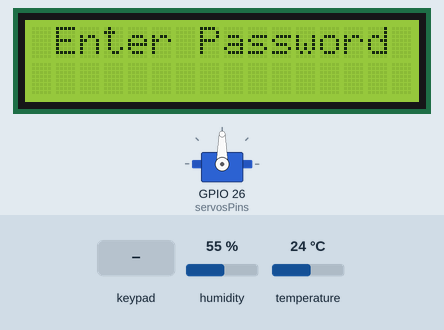
The program below on a simulated ESP32. On the bench: servo, 16×2 character LCD. The test bench sets the inputs (shaded band); at power-on: humidity 55 %, temperature 24 °C. WiFi joins after 1.5 s; servers stay silent unless stated; no MQTT or app messages arrive unless stated; what the program prints to the serial monitor is not drawn.

Above: at 3.8 s.
3.9 s: keypad keys 2 0 1 8 pressed 0.4 s apart
At 6.4 s:
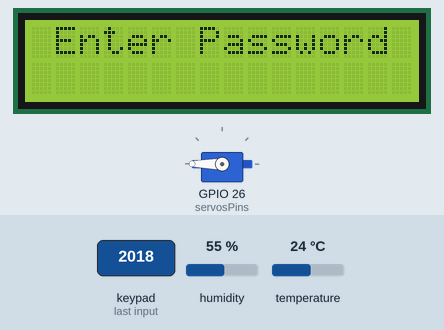
7.0 s: key '*' pressed
At 8.1 s:
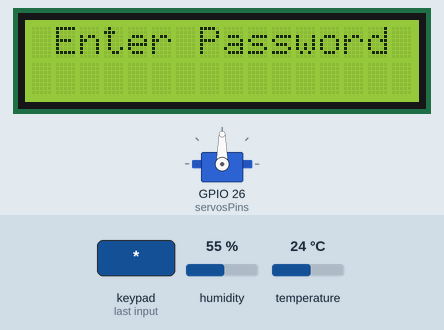
Timing chart, 0 to 10.0 s (numbered marks = the images above; inputs shaded):
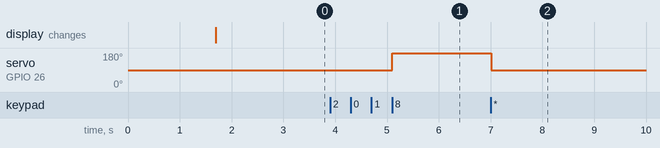

The program:

main.cpp
```cpp
#include <Arduino.h>
#include <Wire.h>
#include <Servo.h>             // Khai báo thư viện sử dụng cho động cơ
#include <LiquidCrystal_I2C.h> // Khai báo thư viện LCD sử dụng I2C
#include <Keypad.h>            // Khai báo thư viện Keypad
#include <Adafruit_Sensor.h>
#include <DHT.h>
#include <WiFi.h>
#include <PubSubClient.h>

#define DHTPIN 27 // Digital pin connected to the DHT sensor
#define servosPins 26
#define DHTTYPE DHT11 // DHT 11
#define MOTIONSENSOR_PIN 14
#define BUTTON_PIN 25
// #define DHTTYPE DHT22 // DHT 22 (AM2302)
const char *ssid = "Fuvitech";
const char *password = "fuvitech.vn";
#define MQTT_SERVER "103.130.214.230"
#define MQTT_PORT 1883
#define MQTT_TEMPERATURE_TOPIC "nodeWiFi32/dht11/temperature"
#define MQTT_HUMIDITY_TOPIC "nodeWiFi32/dht11/humidity"
#define MQTT_HEARBEAT_TOPIC "heartbeat"
TaskHandle_t Task1;
TaskHandle_t Task2;

LiquidCrystal_I2C lcd(0x27, 16, 2); // 0x27 địa chỉ LCD, 16 cột và 2 hàng
const byte ROWS = 4;                // Bốn hàng
const byte COLS = 3;                // Ba cột
byte rowPins[ROWS] = {19, 18, 5, 17};
byte colPins[COLS] = {16, 4, 0};
char keys[ROWS][COLS] = {
    {'1', '2', '3'}, {'4', '5', '6'}, {'7', '8', '9'}, {'*', '0', '#'}};

char STR[4] = {'2', '0', '1', '8'}; // Cài đặt mật khẩu tùy ý
char str[4] = {' ', ' ', ' ', ' '};
int i, j, count = 0;
unsigned long previousMillis = 0;
const long interval = 2000;
#define DOOR_STATE_OPEN 1
#define DOOR_STATE_CLOSE 0
int doorState = DOOR_STATE_OPEN;
Keypad keypad = Keypad(makeKeymap(keys), rowPins, colPins, ROWS, COLS);
Servo myServo;
WiFiClient wifiClient;
PubSubClient client(wifiClient);
DHT dht(DHTPIN, DHTTYPE);

void Task1code(void *parameter);
void Task2code(void *parameter);
void callback(char *topic, byte *payload, unsigned int length);
void setup_wifi();
void connect_to_broker();
void openDoor();
void closeDoor();

void setup()
{
  Serial.begin(115200);

  setup_wifi();
  client.setServer(MQTT_SERVER, MQTT_PORT);
  client.setCallback(callback);
  connect_to_broker();

  pinMode(BUTTON_PIN, INPUT);
  pinMode(MOTIONSENSOR_PIN, OUTPUT);

  myServo.attach(servosPins); // Khai báo chân điều khiển động cơ
  dht.begin();
  lcd.init(); // Khai báo sử dụng LCD
  lcd.begin(16, 2);
  lcd.backlight();
  lcd.clear();
  lcd.print(" Enter Password");
  Serial.println("create task...");
  xTaskCreate(Task1code, "Task1", 20000, NULL, 1, &Task1);
  vTaskDelay(500);

  xTaskCreate(Task2code, "Task2", 20000, NULL, 1, &Task2);
  vTaskDelay(500);
}
void Task1code(void *parameter)
{
  Serial.print("Task1 is running on core ");
  Serial.println(xPortGetCoreID());

  for (;;)
  {
    if (!client.connected())
    {
      connect_to_broker();
    }
    unsigned long currentMillis = millis();
    /* This is the event */
    if (currentMillis - previousMillis >= interval)
    {
      float h = dht.readHumidity();
      float t = dht.readTemperature();
      // Check if any reads failed and exit early (to try again).
      if (isnan(h) || isnan(t))
      {
        Serial.println(F("Failed to read from DHT sensor!"));
      }
      else
      {
        Serial.printf("Temperature: %f\n", t);
        client.publish(MQTT_TEMPERATURE_TOPIC, String(t).c_str());
        client.publish(MQTT_HUMIDITY_TOPIC, String(h).c_str());
      }
      previousMillis = currentMillis;
    }
  }
}

void Task2code(void *parameter)
{
  Serial.print("Task2 is running on core ");
  Serial.println(xPortGetCoreID());

  for (;;)
  {
    if (digitalRead(MOTIONSENSOR_PIN))
    {
      delay(100);
      if (digitalRead(MOTIONSENSOR_PIN))
      {

        if (doorState == DOOR_STATE_OPEN)
        {
          closeDoor();
        }
        else
        {
          openDoor();
        }
      }

    }
    char key = keypad.getKey(); // Ký tự nhập vào sẽ gán cho biến Key
    if (key)                    // Nhập mật khẩu
    {
      Serial.println(key);
      if (i == 0)
      {
        str[0] = key;
        // lcd.setCursor(6, 1);
        // lcd.print(str[0]);
        // delay(1000); // Ký tự hiển thị trên màn hình LCD trong 1s
        // lcd.setCursor(6, 1);
        // lcd.print("*"); // Ký tự được che bởi dấu *
        Serial.print("*");
      }
      if (i == 1)
      {
        str[1] = key;
        // lcd.setCursor(7, 1);
        // lcd.print(str[1]);
        // delay(1000);
        // lcd.setCursor(7, 1);
        // lcd.print("*");
        Serial.print("*");
      }
      if (i == 2)
      {
        str[2] = key;
        // lcd.setCursor(8, 1);
        // lcd.print(str[2]);
        // delay(1000);
        // lcd.setCursor(8, 1);
        // lcd.print("*");
        Serial.print("*");
      }
      if (i == 3)
      {
        str[3] = key;
        // lcd.setCursor(9, 1);
        // lcd.print(str[3]);
        // delay(1000);
        // lcd.setCursor(9, 1);
        // lcd.print("*");
        Serial.print("*");
        count = 1;
      }
      i = i + 1;
    }

    if (count == 1)
    {
      if (str[0] == STR[0] && str[1] == STR[1] && str[2] == STR[2] &&
          str[3] == STR[3])
      {
        // lcd.clear();
        // lcd.print("    Correct!");
        // delay(3000);
        myServo.write(180); // Mở cửa
        Serial.println("Opened Door");
        // lcd.clear();
        // lcd.print("      Opened!");
        i = 0;
        count = 0;
      }
      else
      {
        Serial.println("Try again!");
        // lcd.clear();
        // lcd.print("   Incorrect!");
        // delay(3000);
        // lcd.clear();
        // lcd.print("   Try Again!");
        // delay(3000);
        // lcd.clear();
        // lcd.print(" Enter Password");
        i = 0;
        count = 0;
      }
    }

    switch (key)
    {
    case '#':
      Serial.println("Closed!");
      // lcd.clear();
      myServo.write(90); // close door
      // lcd.print("     Closed!");
      // delay(10000);
      // lcd.clear();
      // lcd.print(" Enter Password");
      i = 0;
      break;
    case '*':
      Serial.printf("doorState:%d\n",doorState);
        if (doorState == DOOR_STATE_OPEN)
        {
          closeDoor();
        }
        else
        {
          openDoor();
        }
      break;
    }
  }
}
void loop()
{
  vTaskDelay(2000);
}

void setup_wifi()
{
  Serial.print("Connecting to ");
  Serial.println(ssid);
  WiFi.begin(ssid, password);
  while (WiFi.status() != WL_CONNECTED)
  {
    vTaskDelay(500);
    Serial.print(".");
  }
  randomSeed(micros());
  Serial.println("");
  Serial.println("WiFi connected");
  Serial.println("IP address: ");
  Serial.println(WiFi.localIP());
}

void connect_to_broker()
{
  while (!client.connected())
  {
    Serial.print("Attempting MQTT connection...");
    String clientId = "fuvitech";
    if (client.connect("fuvitech"))
    {
      Serial.println("connected");
    }
    else
    {
      Serial.print("failed, rc=");
      Serial.print(client.state());
      Serial.println(" try again in 2 seconds");
      vTaskDelay(2000);
    }
  }
}
void openDoor()
{
  doorState = DOOR_STATE_OPEN;
  myServo.write(180); // close door
};
void closeDoor()
{
  doorState = DOOR_STATE_CLOSE;
  myServo.write(90); // close door
};
void callback(char *topic, byte *payload, unsigned int length)
{
  Serial.println("-------new message from broker-----");
  Serial.print("topic: ");
  Serial.println(topic);
  Serial.print("message: ");
  Serial.write(payload, length);
  Serial.println();
}
```

Measured:
- after the input at 3.9 s, servo on GPIO 26 (servosPins): 90° → 180° after 1.2 s
- after the input at 7.0 s, servo on GPIO 26 (servosPins): 180° → 90° at once
